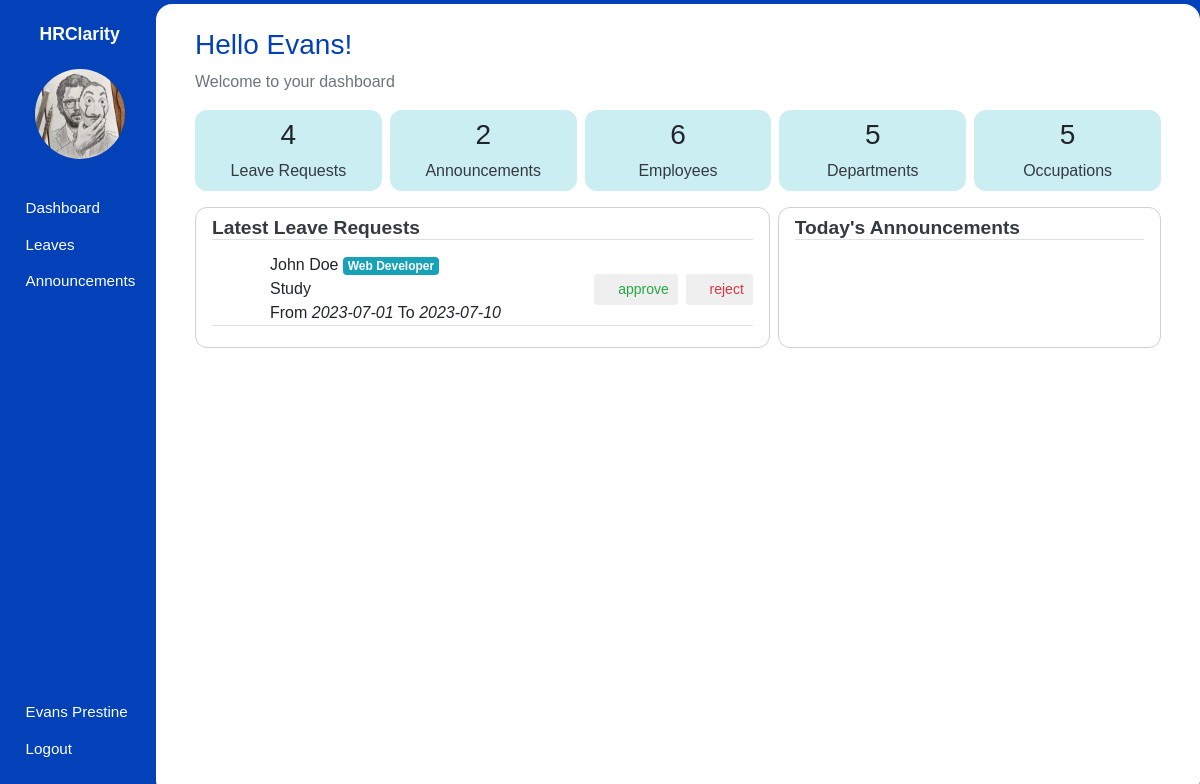
The app's page /admin/dashboard (signed in) with its own data.
### hrms/models.py (models this page shows, shortened)
class User(db.Model, UserMixin):
    id = db.Column(db.Integer, primary_key=True)
    first_name = db.Column(db.String(80), nullable=False)
    last_name = db.Column(db.String(120), nullable=False)
    dob = db.Column(db.Date, nullable=False)
    gender = db.Column(db.String(7), nullable=False)
    email_address = db.Column(db.String(120), nullable=False)
    phone_number = db.Column(db.String(20), nullable=False)
    national_id = db.Column(db.Integer, nullable=False)
    user_level = db.Column(db.Integer, nullable=False, default=1)
    user_type = db.Column(db.String(10), nullable=False, default='employee')
    password = db.Column(db.String(60), nullable=False)
    image_file = db.Column(db.String(20), nullable=False, default='default.jpg')
    leaves = db.relationship('Leave')
    occupation_id = db.Column(db.Integer, db.ForeignKey('occupation.id'), nullable=False)

class Leave(db.Model):
    id = db.Column(db.Integer, primary_key=True)
    leave_type = db.Column(db.String(40), nullable=False)
    from_date = db.Column(db.Date)
    to_date = db.Column(db.Date)
    status = db.Column(db.String(12), default='pending')
    created_at = db.Column(db.DateTime, default=datetime.utcnow)
    employee_id = db.Column(db.Integer, db.ForeignKey('user.id'), nullable=False)

class Occupation(db.Model):
    id = db.Column(db.Integer, primary_key=True)
    name = db.Column(db.String(100), nullable=False)
    department_id = db.Column(db.Integer, db.ForeignKey('department.id'), nullable=False)
    employees = db.relationship('User', backref='occupation', lazy=True)

### hrms/hrm/routes.py (the view)
@admin.route('/admin/dashboard')
@login_required
def admin_dashboard():
    employees_count = User.query.filter(User.user_level == 1).count()
    departments_count = Department.query.count()
    occupations_count = Occupation.query.count()
    today = datetime.now().date()
    announcements = Announcement.query.filter(Announcement.ends_at >= today).order_by(Announcement.ends_at.asc()).all()
    announcements_count = Announcement.query.count()
    latest_pending_leaves = db.session.query(Leave, User).join(User).filter(Leave.status == 'pending').order_by(Leave.created_at.desc()).limit(4).all()
    leaves_count = Leave.query.count()
    return render_template('admin/dashboard.html', page_title='Admin Dashboard', employees_count=employees_count, departments_count=departments_count, occupations_count=occupations_count, announcements=announcements, announcements_count=announcements_count,latest_pending_leaves=latest_pending_leaves, leaves_count=leaves_count, user=current_user)

### hrms/models.py (called while the page is built)
@login_manager.user_loader
def load_user(user_id):
    user = User.query.filter_by(id=user_id).first()
    return user

### hrms/templates/admin/dashboard.html (shortened to what this page needs)
{% extends 'main_layout.html' %} {% block body %}
<section class="app">
  {% include "aside.html" %}
  <main class="Dashboard">
    <div class="main_container container-fluid-fluid dashboard_wrapper p-4">
      <div class="hero container">
        <div class="text">
          <h3>Hello {{ user.first_name }}!</h3>
          <p class="text-secondary">Welcome to your dashboard</p>
        </div>
      </div>
      <div class="container stats">
        <div class="stat">
          <h3>{{ leaves_count }}</h3>
          <a href="{{ url_for('leaves.admin_view_leaves') }}" class="text-dark"
            >Leave Requests</a
          >
        </div>
        <div class="stat">
          <h3>{{ announcements_count }}</h3>
          <a
            href="{{ url_for('announcements.view_announcements') }}"
            class="text-dark"
            >Announcements</a
          >
        </div>
        <div class="stat">
          <h3>{{ employees_count }}</h3>
          <a href="{{ url_for('admin.employees') }}" class="text-dark"
            >Employees</a
          >
        </div>
        <div class="stat">
          <h3>{{ departments_count }}</h3>
          <a href="{{ url_for('organization.departments') }}" class="text-dark"
            >Departments</a
          >
        </div>
        <div class="stat">
          <h3>{{ occupations_count }}</h3>
          <a href="{{ url_for('organization.occupations') }}" class="text-dark"
            >Occupations</a
          >
        </div>
      </div>
      <div class="container updates">
        <div class="update">
            <a href="{{ url_for('leaves.admin_view_leaves') }}" class="text-dark">
                <h2 class="border-bottom">Latest Leave Requests</h2>
            </a>
            {% for leave, employee in latest_pending_leaves %}
            <div class="leaves border-bottom">
                <div class="info">
                    <div class="text">
                        <span class="names">{{ employee.first_name }} {{ employee.last_name }} <span class="badge badge-info">{{ employee.occupation.name }}</span></span>
                        <span>{{ leave.leave_type }}</span>
                        <span>From <i>{{ leave.from_date }}</i> To <i>{{ leave.to_date }}</i></span>
                    </div>
                </div>
                <div class="actions">
                    <form
                      action="{{ url_for('leaves.request_approval', leave_id=leave.id, status='approved') }}"
                      method="post"
                    >
                      <button type="submit" class="btn btn-sm text-success">
                        <span class="icon icon-check text-success"></span>
                        approve
                      </button>
                    </form>
                    <form
                      action="{{ url_for('leaves.request_approval', leave_id=leave.id, status='rejected') }}"
                      method="post"
                    >
                      <button type="submit" class="btn btn-sm text-danger">
                        <span class="icon icon-cancel text-danger"></span>
                        reject
                      </button>
                    </form>
                </div>
            </div>
            {% endfor %}
        </div>
        <div class="update">
            <a href="{{ url_for('announcements.view_announcements') }}" class="text-dark">
                <h2 class="border-bottom">Today's Announcements</h2>
            </a>
        </div>
      </div>
    </div>
  </main>
</section>
{% endblock body %}

### hrms/templates/aside.html (shortened to what this page needs)
<aside>
  <h1 class="mt-3">HRClarity</h1>
  <div class="container text-center mt-4">
    <img src="{{ url_for('static', filename='images/profile_pictures/' ~ current_user.image_file ) }}" alt="Employee" class="rounded-circle" width="90" height="90" />
  </div>
  <div class="links">
    <ul>
      {% if current_user.user_level == 1 %}
        <li>
            <a href="{{ url_for('employee.employee_dashboard') }}">
                <span class="icon icon-home"></span>
                <span>Dashboard</span>
            </a>
        </li>
        <li>
            <a href="{{ url_for('leaves.employee_view_leaves') }}">
                <span class="icon icon-car"></span>
                <span>Leaves</span>
            </a>
        </li>
        <li>
            <a href="{{ url_for('announcements.employee_view_announcements') }}">
                <span class="icon icon-speaker"></span>
                <span>Announcements</span>
            </a>
        </li>
      {% endif %}
    </ul>
    <ul>
      <li>
        <a href="{{ url_for('user.profile_settings', employee_id=current_user.id) }}">
            <span class="icon icon-user"></span>
            <span>{{ user.first_name }} {{ user.last_name }}</span>
        </a>
      </li>
      <li>
        <a href="{{ url_for('user.logout') }}">
            <span class="icon icon-power-off"></span>
            <span>Logout</span>
        </a>
      </li>
    </ul>
  </div>
</aside>

### hrms/static/css/icomoon.css (style rules this page uses)
[class^="icon-"], [class*=" icon-"] { font-family: 'icomoon' !important; speak: none; font-style: normal; font-weight: normal; font-variant: normal; text-transform: none; line-height: 1; -webkit-font-smoothing: antialiased; -moz-osx-font-smoothing: grayscale; }
.icon-user:before { content: "\f007"; }
.icon-check:before { content: "\f00c"; }
.icon-power-off:before { content: "\f011"; }
.icon-home:before { content: "\f015"; }
.icon-car:before { content: "\f1b9"; }
.icon-cancel:before { content: "\e5c9"; }
.icon-speaker:before { content: "\e32d"; }

### hrms/static/css/styles.css (style rules this page uses)
* { font-family: sans-serif, Arial, Helvetica; padding: 0; margin: 0; }
.app { background: #0241b8; height: 100vh; display: flex; align-items: center; }
.app aside { width: 13%; height: 100%; padding: 0.5em 0 0.2em 0.2em; color: #fff; }
.app aside h1 { font-size: 1.1em; font-weight: bold; text-align: center; }
.app aside .links ul { list-style: none; }
.app aside .links ul li { margin: 0.1em 0; padding: 6px; }
.app aside .links ul li a { text-decoration: none; color: #ffffff; display: flex; align-items: center; }
.app aside .links ul:nth-of-type(1) { margin: 2em 0; }
.app aside .links ul:nth-of-type(2) { position: absolute; bottom: 1em; }
.app aside .links .icon { margin: 0 0.3em 0 0; }
.app aside .links a span:nth-of-type(2), .app aside .links .icon { font-size: 0.95em; }
.app main { width: 87%; height: 99vh; overflow-y: auto; z-index: 5; }
.app main .main_container { border-radius: 16px; background: #fff; padding-bottom: 12px; height: 100%; overflow: auto; }
.Dashboard .dashboard_wrapper { height: 100%; }
.Dashboard .dashboard_wrapper .hero .text h3 { color: #0241b8; }
.Dashboard .dashboard_wrapper .stats { display: grid; grid-template-columns: repeat(5, 1fr); gap: 0.5em; }
.Dashboard .dashboard_wrapper .stats .stat { background: rgb(203, 238, 243); padding: 0.5em 1em; border-radius: 12px; text-align: center; }
.Dashboard .dashboard_wrapper .updates { display: grid; grid-template-columns: 3fr 2fr; gap: 0.5em; margin-top: 1em; }
.Dashboard .dashboard_wrapper .updates .update { border: 1px solid rgb(209, 208, 208); padding: 0.5em 1em; border-radius: 12px; }
.Dashboard .dashboard_wrapper .updates .update h2 { font-size: 1.2em; font-weight: bold; }
.Dashboard .dashboard_wrapper .updates .update .leaves { display: flex; justify-content: space-between; align-items: center; margin: 0.8em 0; }
.Dashboard .dashboard_wrapper .updates .update .leaves .info { display: flex; align-items: center; gap: 0.5em; }
.Dashboard .dashboard_wrapper .updates .update .leaves .info .text { display: flex; flex-direction: column; }
.Dashboard .dashboard_wrapper .updates .update .leaves .actions { display: flex; gap: 0.5em; }

### records on screen
User: image_file (picture), first_name "Evans", last_name "Prestine"
Leave: first_name "John", last_name "Doe", occupation.name "Web Developer", leave_type "Study", from_date "2023-07-01", to_date "2023-07-10"

### other values on screen
{{ leaves_count }} "4"
{{ announcements_count }} "2"
{{ employees_count }} "6"
{{ departments_count }} "5"
{{ occupations_count }} "5"
